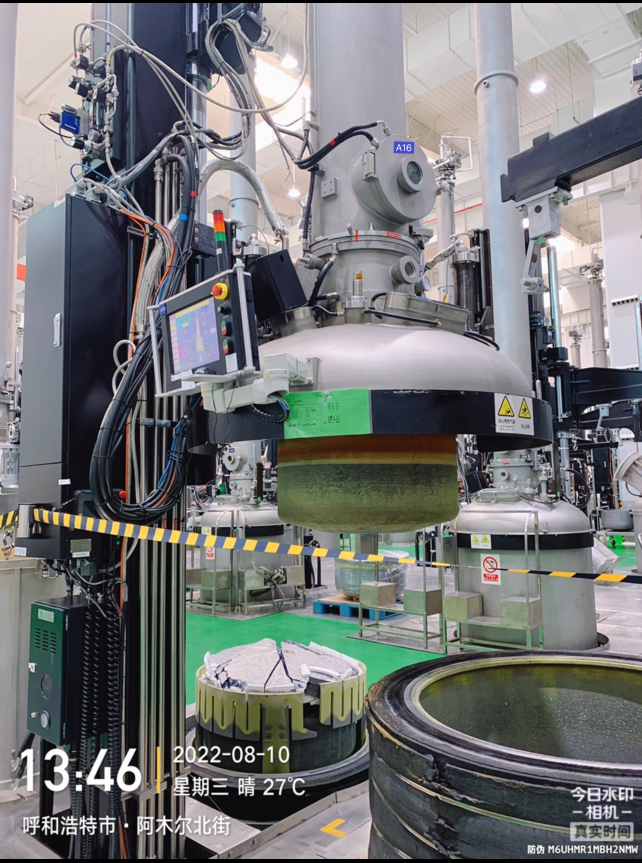
#> input picture img/A16.jpg, 1284 x 1725 px (shown at 1/2 size)
$ python -i cn_ocr_reader.py   (imports and definitions only)
#> lines starting #> are read from the running program, lines starting #| are printed output that depends on the picture
#> further down, picture is the input picture: shape (1725, 1284, 3); mean B, G, R 119.3, 118.6, 117
#!/usr/bin/env python
# -*- coding: utf-8 -*-

import sys
import cv2
import numpy as np
import easyocr


# Create reader once: Simplified Chinese + English
# [1 line that did not run here, left out]


def preprocess(img):
    """
    Simple preprocessing to help OCR:
    - ensure it's reasonably large
    - slightly sharpen and increase contrast
    """
    h, w = img.shape[:2]
#> h = 1725; w = 1284

    # upscale if smaller than ~1200 on longest side
    scale = 1.0
    max_side = max(h, w)
#> max_side = 1725
    if max_side < 1200:
        scale = 1200.0 / max_side
        img = cv2.resize(img, None, fx=scale, fy=scale,
                         interpolation=cv2.INTER_LINEAR)

    # convert to grayscale, then back to 3-channel
    gray = cv2.cvtColor(img, cv2.COLOR_BGR2GRAY)
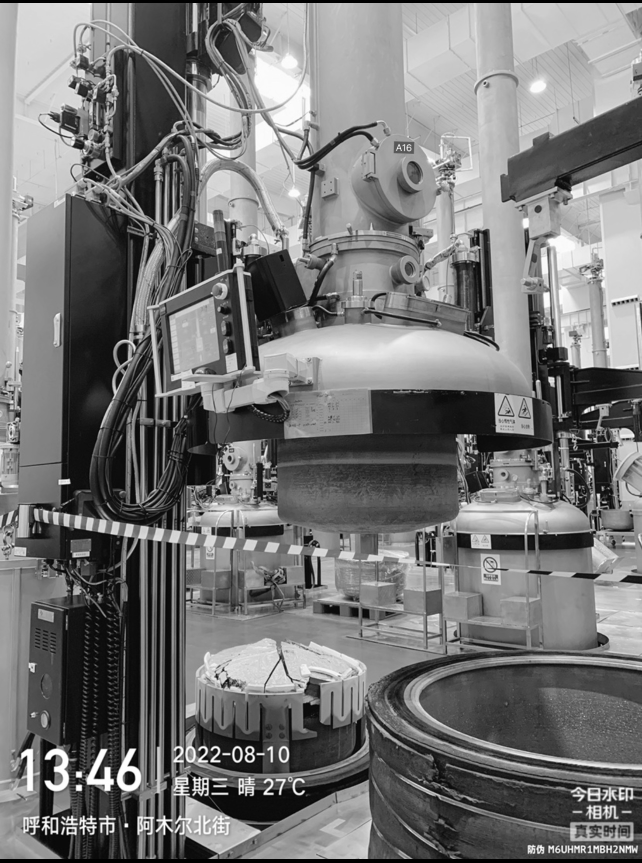
#> gray: shape (1725, 1284) (shown at 1/2 size); min 0, max 255, mean 118.2

    # histogram equalization to boost contrast
    gray = cv2.equalizeHist(gray)
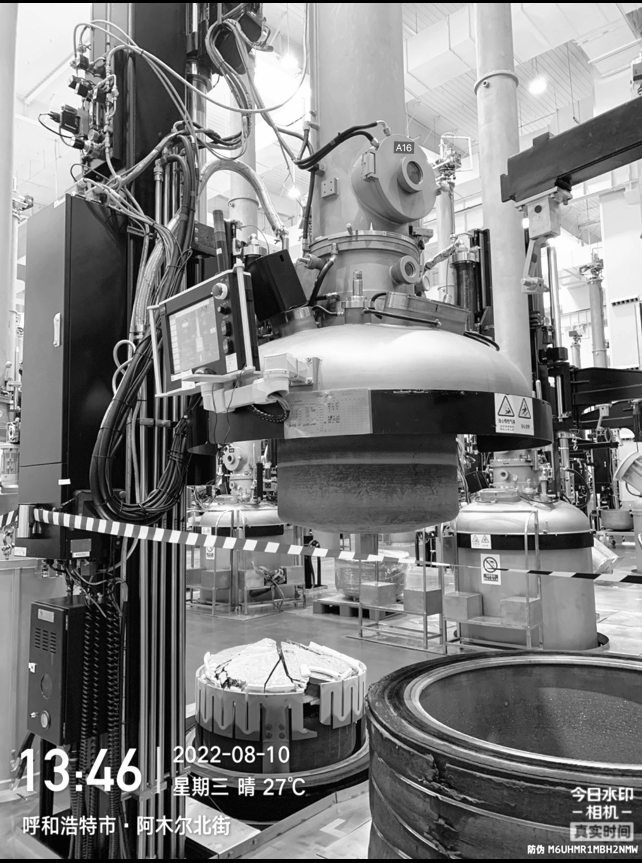
#> gray: shape (1725, 1284) (shown at 1/2 size); min 0, max 255, mean 127.4

    # light sharpening
    kernel = np.array([[0, -1, 0],
                       [-1, 5, -1],
                       [0, -1, 0]], np.float32)
    sharp = cv2.filter2D(gray, -1, kernel)

    # EasyOCR expects 3-channel
    sharp = cv2.cvtColor(sharp, cv2.COLOR_GRAY2BGR)
#> sharp: shape (1725, 1284, 3)
    return sharp


def run_ocr(img_path: str):
    # read image
    img = cv2.imread(img_path)
    if img is None:
        raise ValueError(f"Cannot read image: {img_path}")

    img_p = preprocess(img)

    # detail=1 -> we get [bbox, text, confidence]
    results = reader.readtext(img_p, detail=1)

    print(f"\nDetected {len(results)} text items in {img_path}\n")
    for i, (bbox, text, conf) in enumerate(results, 1):
        print(f"{i:02d}. {text}  (conf={conf:.3f})")
        print(f"    bbox={bbox}")

    return results


# [6 lines not run here, left out]

>>> import cv2
>>> picture = cv2.imread('img/A16.jpg')
>>> result = preprocess(picture)
